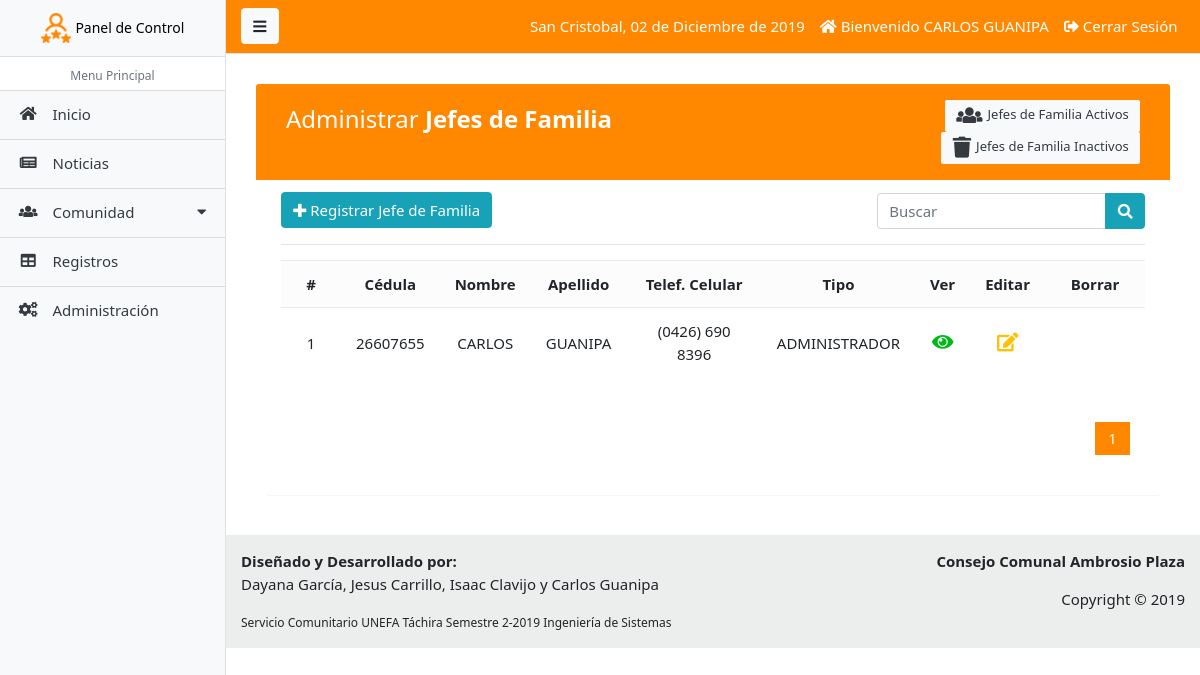
/paginas/jefe_lista.php (signed in), run on an earlier commit of the app's database.
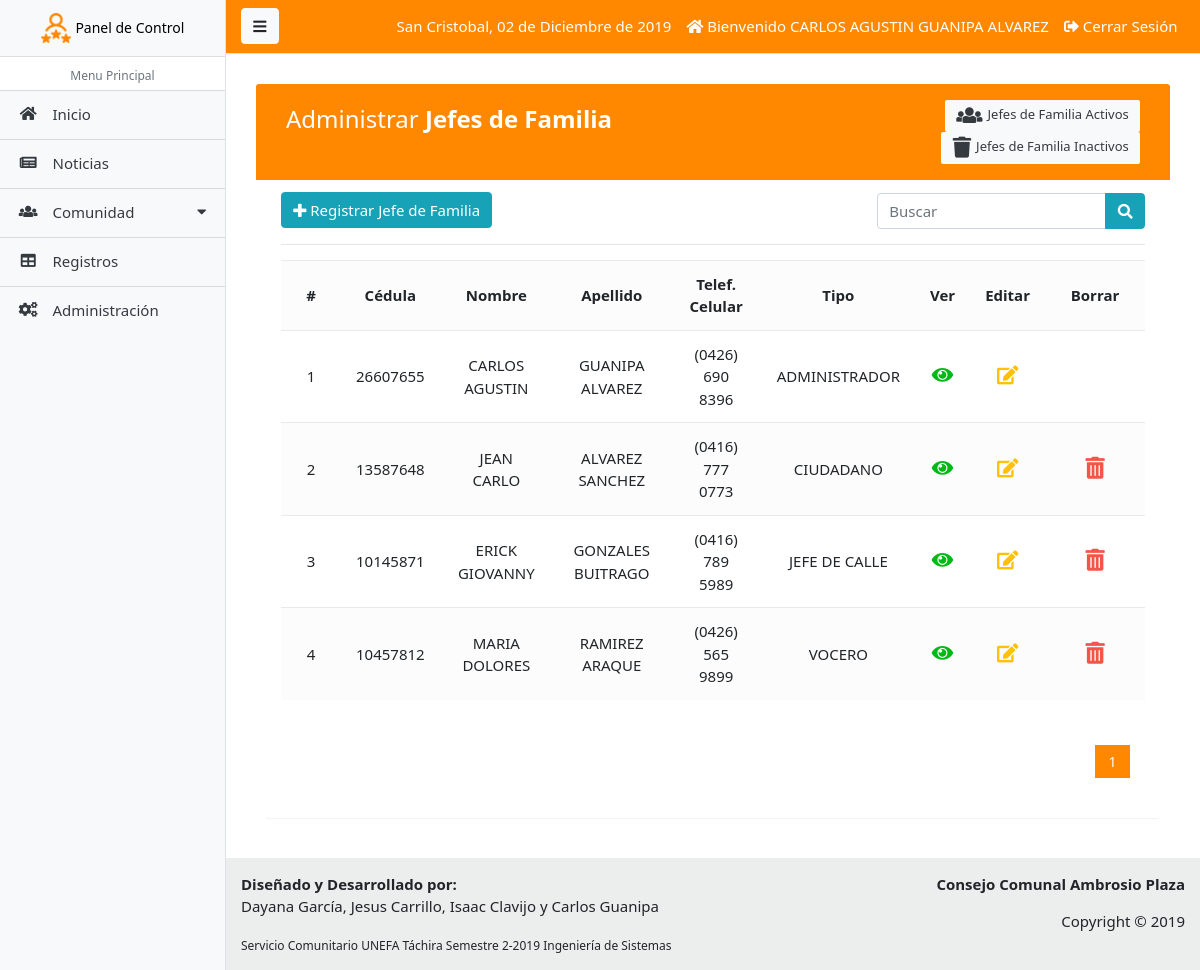
And on a later commit of the database.
### tables this page shows
CREATE TABLE `tab_jef` (
  `ident_jef` int(11) NOT NULL,
  `cedul_jef` int(11) DEFAULT NULL,
  `nombr_jef` varchar(45) DEFAULT NULL,
  `apeli_jef` varchar(45) DEFAULT NULL,
  `fecna_jef` date DEFAULT NULL,
  `telem_jef` varchar(45) DEFAULT NULL,
  `telec_jef` varchar(45) DEFAULT NULL,
  `email_jef` varchar(45) DEFAULT NULL,
  `direc_jef` varchar(200) DEFAULT NULL,
  `tibom_jef` varchar(45) DEFAULT NULL,
  `seria_jef` varchar(45) DEFAULT NULL,
  `usuar_jef` varchar(45) DEFAULT NULL,
  `contr_jef` varchar(45) DEFAULT NULL,
  `statu_jef` char(1) DEFAULT NULL,
  `ident_tip` int(11) NOT NULL
);

CREATE TABLE `tab_tip` (
  `ident_tip` int(11) NOT NULL,
  `nombr_tip` varchar(45) DEFAULT NULL
);

### paginas/includes/funciones.php (called while the page is built, shortened)
<?php
	function fechaC(){
		$mes = array("",
			"Enero",
		  "Febrero",
		  "Marzo",
		  "Abril",
		  "Mayo",
		  "Junio",
		  "Julio",
		  "Agosto",
		  "Septiembre",
		  "Octubre",
		  "Noviembre",
		  "Diciembre");
		return date('d')." de ". $mes[date('n')] . " de " . date('Y');
	}
 ?>

### paginas/jefe_lista.php (the view, shortened to what the changed rows need)
<?php
  require_once('includes/admin_header.php');
?>
<div class="container-fluid">
	<div class="table-wrapper">
	    <div class="table-title">
	        <div class="row">
            <div class="col-sm-6">
							<h2>Administrar <b>Jefes de Familia</b></h2>
						</div>
	        </div>
	    </div>
	    <div>
	    	<div class="table-responsive">
					<table class="table table-striped table-hover">
						<tr>
							<th class='text-center'>#</th>
							<th class='text-center'>Cédula</th>
							<th class='text-center'>Nombre</th>
							<th class='text-center'>Apellido</th>
							<th class='text-center'>Telef. Celular</th>
							<th class='text-center'>Tipo</th>
							<th class='text-center'>Ver</th>
							<th class='text-center'>Editar</th>
							<th class='text-center'>Borrar</th>
						</tr>
						<?php
							$sql_registe = mysqli_query($conexion,"SELECT COUNT(*) as total_registro FROM tab_jef WHERE statu_jef = 1");
							$result_registe = mysqli_fetch_array($sql_registe);
							$total_registro = $result_registe['total_registro'];
							$por_pagina = 5;
							if (empty($_GET['pagina']))
							{
								$pagina = 1;
							}else{
								$pagina = $_GET['pagina'];
							}
							$desde = ($pagina-1) * $por_pagina;
							$total_paginas = ceil($total_registro / $por_pagina);
							$query = mysqli_query($conexion,"SELECT u.ident_jef, u.cedul_jef,u.nombr_jef, u.apeli_jef, u.telem_jef, u.usuar_jef, r.ident_tip, r.nombr_tip FROM tab_jef u INNER JOIN tab_tip r ON u.ident_tip = r.ident_tip WHERE statu_jef = 1 ORDER BY ident_jef ASC LIMIT $desde,$por_pagina");
							$result = mysqli_num_rows($query);
							if ($result > 0) {
							 	while ($data = mysqli_fetch_array($query)) {
							 		?>
							 		<tr class="row<?php echo $data['ident_jef']; ?>">
										<td class='text-center'><?php echo $data['ident_jef']; ?></td>
										<td class='text-center'><?php echo $data['cedul_jef']; ?></td>
										<td class='text-center'><?php echo $data['nombr_jef']; ?></td>
										<td class='text-center'><?php echo $data['apeli_jef']; ?></td>
										<td class='text-center'><?php echo $data['telem_jef']; ?></td>
										<td class='text-center'><?php echo $data['nombr_tip']; ?></td>
										<td class='text-center'>
											<a href="jefe_ver.php?id=<?php echo $data['ident_jef']; ?>" class="look"><i class="fa fa-eye"></i></a>
										</td>
										<td class='text-center'>
											<a href="jefe_editar.php?id=<?php echo $data['ident_jef']; ?>" class="edit"><i class="fa fa-edit"></i></a>
										</td>
										<td class='text-center'>
											<?php
												if ($data['nombr_tip'] != 'ADMINISTRADOR' && ($_SESSION['ident_tip'] == 1 || $_SESSION['ident_tip'] == 2)) {
												?>
													<a href="jefe_borrar.php?id=<?php echo $data['ident_jef']; ?>" class="delete eliminar"><i class="fa fa-trash-alt"></i></a>
												<?php
												}
											?>
										</td>
									</tr>
							 	<?php
							 	}
							 }
						?>
					</table>
				</div>
				<div class="paginador">
					<ul>
						<?php
							for ($i=1; $i <= $total_paginas; $i++)
							{
								if ($i == $pagina)
								{
									echo '<li class="pageSelected">'.$i.'</li>';
								}else{
									echo '<li><a href="?pagina='.$i.'">'.$i.'</a></li>';
								}
							}
								?>
					</ul>
				</div>
	    </div>
	</div>
</div>
<?php require_once('includes/admin_footer.php');  ?>

### paginas/includes/admin_header.php (shortened to what the changed rows need)
<?php
  require_once ("includes/funciones.php");
?>
<!DOCTYPE html>
<html lang="es">
<head>
  <link rel="stylesheet" type="text/css" href="../css/estilos.css">
  <link rel="stylesheet" type="text/css" href="../css/estilos_admin.css">
  <link rel="stylesheet" type="text/css" href="../css/estilos_crud.css">
  <link rel="stylesheet" type="text/css" href="../css/foto.css">
  <link href="../libs/startbootstrap-simple-sidebar-gh-pages/css/simple-sidebar.css" rel="stylesheet">
  <link href="../libs/startbootstrap-simple-sidebar-gh-pages/vendor/bootstrap/css/bootstrap.min.css" rel="stylesheet">
  <link rel="stylesheet" href="../libs/bootstrap-4.1.3-dist/css/bootstrap.min.css"/>
  <link rel="stylesheet" href="../libs/bootstrap-select-1.13.12/dist/css/bootstrap-select.css" type="text/css"/>
  <link rel="stylesheet" href="../libs/bootstrap-multiselect/dist/css/bootstrap-multiselect.css" type="text/css"/>
  <link href="../libs/bootstrap-ecommerce-uikit/ui-ecommerce/css/bootstrap.css" rel="stylesheet" type="text/css"/>
  <link href="../libs/bootstrap-ecommerce-uikit/ui-ecommerce/fonts/fontawesome/css/fontawesome-all.min.css" type="text/css" rel="stylesheet">
  <link href="../libs/bootstrap-ecommerce-uikit/ui-ecommerce/plugins/owlcarousel/assets/owl.carousel.min.css" rel="stylesheet">
  <link href="../libs/bootstrap-ecommerce-uikit/ui-ecommerce/plugins/owlcarousel/assets/owl.theme.default.css" rel="stylesheet">
  <link href="../libs/bootstrap-ecommerce-uikit/ui-ecommerce/css/ui.css" rel="stylesheet" type="text/css"/>
  <link href="../libs/bootstrap-ecommerce-uikit/ui-ecommerce/css/responsive.css" rel="stylesheet" media="only screen and (max-width: 1200px)"/>
</head>
<body>
<div class="d-flex" id="wrapper">
    <div id="page-content-wrapper">
      <nav class="navbar navbar-expand-lg navbar-light border-bottom deep-orange">
        <div class="collapse navbar-collapse" id="navbarSupportedContent">
          <ul class="navbar-nav ml-auto mt-2 mt-lg-0">
            <?php  if (isset($_SESSION['active'])) : ?>
              <li class="nav-item active">
                <a class="nav-link" style="color: #FFFFFF;">San Cristobal, <?php echo fechaC(); ?></a>
              </li>
              <li class="nav-item active">
                <a class="nav-link" href="../index.php" style="color: #FFFFFF;"><i class="fa fa-home"></i> Bienvenido <?php echo $_SESSION['nombr_jef']; ?> <?php echo $_SESSION['apeli_jef']; ?></a>
              </li>
              <li class="nav-item active">
                <a class="nav-link" href="usuario_salir.php" style="color: #FFFFFF;"><i class="fa fa-sign-out-alt"></i> Cerrar Sesión</a>
              </li>
            <?php endif ?>
          </ul>
        </div>
      </nav>
      <div class="container-fluid panel">

What changed in the data, as far as the page shows it:
changed tab_jef "ADMINISTRADOR": nombr_jef "CARLOS" → "CARLOS AGUSTIN"; apeli_jef "GUANIPA" → "GUANIPA ALVAREZ"
added tab_jef: ident_jef "2", cedul_jef "13587648", nombr_jef "JEAN CARLO", apeli_jef "ALVAREZ SANCHEZ", telem_jef "(0416) 777 0773", ident_tip.nombr_tip "CIUDADANO"
added tab_jef: ident_jef "3", cedul_jef "10145871", nombr_jef "ERICK GIOVANNY", apeli_jef "GONZALES BUITRAGO", telem_jef "(0416) 789 5989", ident_tip.nombr_tip "JEFE DE CALLE"
added tab_jef: ident_jef "4", cedul_jef "10457812", nombr_jef "MARIA DOLORES", apeli_jef "RAMIREZ ARAQUE", telem_jef "(0426) 565 9899", ident_tip.nombr_tip "VOCERO"
Also different on the page:
$_SESSION['nombr_jef']: "CARLOS" → "CARLOS AGUSTIN"
$_SESSION['apeli_jef']: "GUANIPA" → "GUANIPA ALVAREZ"
